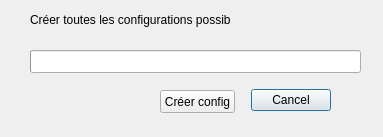
<?xml version="1.0" encoding="UTF-8"?>
<ui version="4.0">
 <class>Dialog_Choix_Fichier</class>
 <widget class="QDialog" name="Dialog_Choix_Fichier">
  <property name="geometry">
   <rect>
    <x>0</x>
    <y>0</y>
    <width>383</width>
    <height>137</height>
   </rect>
  </property>
  <property name="windowTitle">
   <string>Configurations</string>
  </property>
  <property name="windowIcon">
   <iconset resource="ressource.qrc">
    <normaloff>:/new/image/ressource/env_conv100.jpg</normaloff>:/new/image/ressource/env_conv100.jpg</iconset>
  </property>
  <widget class="QDialogButtonBox" name="ChoixbuttonBox">
   <property name="geometry">
    <rect>
     <x>250</x>
     <y>80</y>
     <width>81</width>
     <height>41</height>
    </rect>
   </property>
   <property name="orientation">
    <enum>Qt::Horizontal</enum>
   </property>
   <property name="standardButtons">
    <set>QDialogButtonBox::Cancel</set>
   </property>
   <property name="centerButtons">
    <bool>false</bool>
   </property>
  </widget>
  <widget class="QProgressBar" name="progressBar">
   <property name="geometry">
    <rect>
     <x>30</x>
     <y>50</y>
     <width>331</width>
     <height>23</height>
    </rect>
   </property>
   <property name="minimum">
    <number>1</number>
   </property>
   <property name="maximum">
    <number>65535</number>
   </property>
   <property name="value">
    <number>0</number>
   </property>
  </widget>
  <widget class="QLabel" name="label">
   <property name="geometry">
    <rect>
     <x>30</x>
     <y>10</y>
     <width>201</width>
     <height>20</height>
    </rect>
   </property>
   <property name="text">
    <string>Créer toutes les configurations possible</string>
   </property>
  </widget>
  <widget class="QPushButton" name="Creer_config_bout">
   <property name="geometry">
    <rect>
     <x>160</x>
     <y>90</y>
     <width>75</width>
     <height>23</height>
    </rect>
   </property>
   <property name="text">
    <string>Créer config</string>
   </property>
  </widget>
  <widget class="QLabel" name="Lab_Num_Config">
   <property name="geometry">
    <rect>
     <x>240</x>
     <y>10</y>
     <width>46</width>
     <height>13</height>
    </rect>
   </property>
   <property name="text">
    <string/>
   </property>
  </widget>
 </widget>
 <resources>
  <include location="ressource.qrc"/>
 </resources>
 <connections>
  <connection>
   <sender>ChoixbuttonBox</sender>
   <signal>accepted()</signal>
   <receiver>Dialog_Choix_Fichier</receiver>
   <slot>accept()</slot>
   <hints>
    <hint type="sourcelabel">
     <x>248</x>
     <y>254</y>
    </hint>
    <hint type="destinationlabel">
     <x>157</x>
     <y>274</y>
    </hint>
   </hints>
  </connection>
  <connection>
   <sender>ChoixbuttonBox</sender>
   <signal>rejected()</signal>
   <receiver>Dialog_Choix_Fichier</receiver>
   <slot>reject()</slot>
   <hints>
    <hint type="sourcelabel">
     <x>316</x>
     <y>260</y>
    </hint>
    <hint type="destinationlabel">
     <x>286</x>
     <y>274</y>
    </hint>
   </hints>
  </connection>
 </connections>
</ui>
